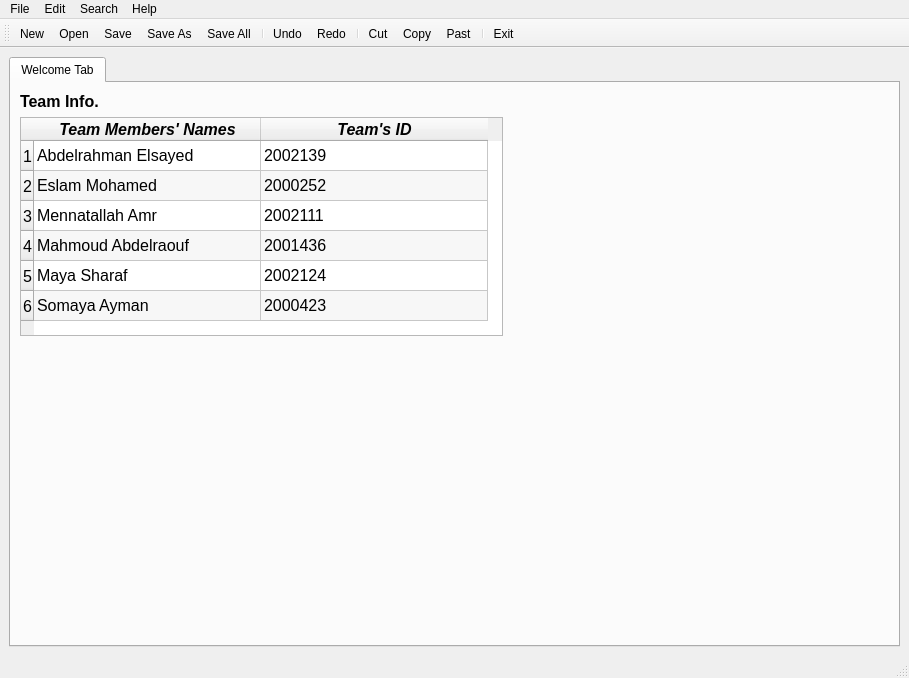
<?xml version="1.0" encoding="UTF-8"?>
<ui version="4.0">
 <class>MainWindow</class>
 <widget class="QMainWindow" name="MainWindow">
  <property name="geometry">
   <rect>
    <x>0</x>
    <y>0</y>
    <width>909</width>
    <height>678</height>
   </rect>
  </property>
  <property name="windowTitle">
   <string>MainWindow</string>
  </property>
  <widget class="QWidget" name="centralwidget">
   <layout class="QVBoxLayout" name="verticalLayout">
    <item>
     <widget class="QTabWidget" name="tabWidget">
      <property name="cursor">
       <cursorShape>ArrowCursor</cursorShape>
      </property>
      <property name="autoFillBackground">
       <bool>false</bool>
      </property>
      <property name="styleSheet">
       <string notr="true"/>
      </property>
      <property name="tabShape">
       <enum>QTabWidget::Rounded</enum>
      </property>
      <property name="currentIndex">
       <number>0</number>
      </property>
      <property name="elideMode">
       <enum>Qt::ElideNone</enum>
      </property>
      <property name="documentMode">
       <bool>false</bool>
      </property>
      <property name="tabsClosable">
       <bool>false</bool>
      </property>
      <property name="movable">
       <bool>true</bool>
      </property>
      <widget class="QWidget" name="tab">
       <attribute name="title">
        <string>Welcome Tab</string>
       </attribute>
       <layout class="QVBoxLayout" name="verticalLayout_3">
        <item>
         <layout class="QVBoxLayout" name="verticalLayout_2">
          <item>
           <widget class="QLabel" name="label">
            <property name="font">
             <font>
              <pointsize>12</pointsize>
              <bold>true</bold>
             </font>
            </property>
            <property name="text">
             <string>Team Info.</string>
            </property>
           </widget>
          </item>
          <item>
           <widget class="QTableWidget" name="tableWidget">
            <property name="sizePolicy">
             <sizepolicy hsizetype="Maximum" vsizetype="Maximum">
              <horstretch>0</horstretch>
              <verstretch>0</verstretch>
             </sizepolicy>
            </property>
            <property name="font">
             <font>
              <pointsize>12</pointsize>
              <bold>false</bold>
             </font>
            </property>
            <property name="tabletTracking">
             <bool>false</bool>
            </property>
            <property name="sizeAdjustPolicy">
             <enum>QAbstractScrollArea::AdjustToContents</enum>
            </property>
            <property name="editTriggers">
             <set>QAbstractItemView::NoEditTriggers</set>
            </property>
            <property name="alternatingRowColors">
             <bool>true</bool>
            </property>
            <property name="sortingEnabled">
             <bool>true</bool>
            </property>
            <attribute name="horizontalHeaderVisible">
             <bool>true</bool>
            </attribute>
            <attribute name="horizontalHeaderCascadingSectionResizes">
             <bool>false</bool>
            </attribute>
            <attribute name="horizontalHeaderDefaultSectionSize">
             <number>227</number>
            </attribute>
            <attribute name="horizontalHeaderHighlightSections">
             <bool>true</bool>
            </attribute>
            <attribute name="horizontalHeaderShowSortIndicator" stdset="0">
             <bool>true</bool>
            </attribute>
            <attribute name="horizontalHeaderStretchLastSection">
             <bool>false</bool>
            </attribute>
            <row/>
            <row/>
            <row/>
            <row/>
            <row/>
            <row/>
            <column>
             <property name="text">
              <string>Team Members' Names</string>
             </property>
             <property name="font">
              <font>
               <pointsize>12</pointsize>
               <italic>true</italic>
               <bold>true</bold>
              </font>
             </property>
            </column>
            <column>
             <property name="text">
              <string>Team's ID</string>
             </property>
             <property name="font">
              <font>
               <pointsize>12</pointsize>
               <italic>true</italic>
               <bold>true</bold>
              </font>
             </property>
            </column>
            <item row="0" column="0">
             <property name="text">
              <string>Abdelrahman Elsayed</string>
             </property>
             <property name="font">
              <font>
               <pointsize>12</pointsize>
              </font>
             </property>
            </item>
            <item row="0" column="1">
             <property name="text">
              <string>2002139</string>
             </property>
            </item>
            <item row="1" column="0">
             <property name="text">
              <string>Eslam Mohamed</string>
             </property>
             <property name="font">
              <font>
               <pointsize>12</pointsize>
              </font>
             </property>
            </item>
            <item row="1" column="1">
             <property name="text">
              <string>2000252</string>
             </property>
            </item>
            <item row="2" column="0">
             <property name="text">
              <string>Mennatallah Amr</string>
             </property>
             <property name="font">
              <font>
               <pointsize>12</pointsize>
              </font>
             </property>
            </item>
            <item row="2" column="1">
             <property name="text">
              <string>2002111</string>
             </property>
            </item>
            <item row="3" column="0">
             <property name="text">
              <string>Mahmoud Abdelraouf</string>
             </property>
             <property name="font">
              <font>
               <pointsize>12</pointsize>
              </font>
             </property>
            </item>
            <item row="3" column="1">
             <property name="text">
              <string>2001436</string>
             </property>
            </item>
            <item row="4" column="0">
             <property name="text">
              <string>Maya Sharaf</string>
             </property>
             <property name="font">
              <font>
               <pointsize>12</pointsize>
              </font>
             </property>
            </item>
            <item row="4" column="1">
             <property name="text">
              <string>2002124</string>
             </property>
            </item>
            <item row="5" column="0">
             <property name="text">
              <string>Somaya Ayman</string>
             </property>
             <property name="font">
              <font>
               <pointsize>12</pointsize>
              </font>
             </property>
            </item>
            <item row="5" column="1">
             <property name="text">
              <string>2000423</string>
             </property>
            </item>
           </widget>
          </item>
         </layout>
        </item>
        <item>
         <spacer name="verticalSpacer">
          <property name="orientation">
           <enum>Qt::Vertical</enum>
          </property>
          <property name="sizeHint" stdset="0">
           <size>
            <width>20</width>
            <height>201</height>
           </size>
          </property>
         </spacer>
        </item>
       </layout>
      </widget>
     </widget>
    </item>
   </layout>
  </widget>
  <widget class="QMenuBar" name="menubar">
   <property name="geometry">
    <rect>
     <x>0</x>
     <y>0</y>
     <width>909</width>
     <height>25</height>
    </rect>
   </property>
   <widget class="QMenu" name="menuFile">
    <property name="title">
     <string>File</string>
    </property>
    <addaction name="actionNew"/>
    <addaction name="actionOpen"/>
    <addaction name="actionSave"/>
    <addaction name="actionSaveAs"/>
    <addaction name="actionSaveACopy"/>
    <addaction name="actionSaveAll"/>
    <addaction name="actionRename"/>
    <addaction name="actionClose"/>
    <addaction name="actionCloseAll"/>
    <addaction name="separator"/>
    <addaction name="actionAuto_Save"/>
    <addaction name="separator"/>
    <addaction name="actionExit"/>
   </widget>
   <widget class="QMenu" name="menuEdit">
    <property name="title">
     <string>Edit</string>
    </property>
    <addaction name="actionUndo"/>
    <addaction name="actionRedo"/>
    <addaction name="separator"/>
    <addaction name="actionCut"/>
    <addaction name="actionCopy"/>
    <addaction name="actionPast"/>
    <addaction name="separator"/>
    <addaction name="separator"/>
   </widget>
   <widget class="QMenu" name="menuHelp">
    <property name="title">
     <string>Help</string>
    </property>
    <addaction name="actionAbout"/>
    <addaction name="actionAbout_Qt"/>
   </widget>
   <widget class="QMenu" name="menuSearch">
    <property name="title">
     <string>Search</string>
    </property>
    <addaction name="actionFind"/>
   </widget>
   <addaction name="menuFile"/>
   <addaction name="menuEdit"/>
   <addaction name="menuSearch"/>
   <addaction name="menuHelp"/>
  </widget>
  <widget class="QStatusBar" name="statusbar"/>
  <widget class="QToolBar" name="toolBar">
   <property name="windowTitle">
    <string>toolBar</string>
   </property>
   <attribute name="toolBarArea">
    <enum>TopToolBarArea</enum>
   </attribute>
   <attribute name="toolBarBreak">
    <bool>false</bool>
   </attribute>
   <addaction name="actionNew"/>
   <addaction name="actionOpen"/>
   <addaction name="actionSave"/>
   <addaction name="actionSaveAs"/>
   <addaction name="actionSaveAll"/>
   <addaction name="separator"/>
   <addaction name="actionUndo"/>
   <addaction name="actionRedo"/>
   <addaction name="separator"/>
   <addaction name="actionCut"/>
   <addaction name="actionCopy"/>
   <addaction name="actionPast"/>
   <addaction name="separator"/>
   <addaction name="actionExit"/>
  </widget>
  <action name="actionAbout">
   <property name="icon">
    <iconset resource="images/resources.qrc">
     <normaloff>:/aboutIcon.png</normaloff>:/aboutIcon.png</iconset>
   </property>
   <property name="text">
    <string>About</string>
   </property>
  </action>
  <action name="actionAbout_Qt">
   <property name="icon">
    <iconset resource="images/resources.qrc">
     <normaloff>:/aboutQtIcon.png</normaloff>:/aboutQtIcon.png</iconset>
   </property>
   <property name="text">
    <string>About Qt</string>
   </property>
  </action>
  <action name="actionCopy">
   <property name="icon">
    <iconset resource="images/resources.qrc">
     <normaloff>:/copyIcon.png</normaloff>:/copyIcon.png</iconset>
   </property>
   <property name="text">
    <string>Copy</string>
   </property>
  </action>
  <action name="actionCut">
   <property name="icon">
    <iconset resource="images/resources.qrc">
     <normaloff>:/cutIcon.png</normaloff>:/cutIcon.png</iconset>
   </property>
   <property name="text">
    <string>Cut</string>
   </property>
  </action>
  <action name="actionPast">
   <property name="icon">
    <iconset resource="images/resources.qrc">
     <normaloff>:/pasteIcon.png</normaloff>:/pasteIcon.png</iconset>
   </property>
   <property name="text">
    <string>Past</string>
   </property>
  </action>
  <action name="actionUndo">
   <property name="icon">
    <iconset resource="images/resources.qrc">
     <normaloff>:/undoIcon.png</normaloff>:/undoIcon.png</iconset>
   </property>
   <property name="text">
    <string>Undo</string>
   </property>
  </action>
  <action name="actionRedo">
   <property name="icon">
    <iconset resource="images/resources.qrc">
     <normaloff>:/redoIcon.png</normaloff>:/redoIcon.png</iconset>
   </property>
   <property name="text">
    <string>Redo</string>
   </property>
  </action>
  <action name="actionFind">
   <property name="icon">
    <iconset resource="images/resources.qrc">
     <normaloff>:/findIcon.jpg</normaloff>:/findIcon.jpg</iconset>
   </property>
   <property name="text">
    <string>Find...</string>
   </property>
  </action>
  <action name="actionNew">
   <property name="icon">
    <iconset resource="images/resources.qrc">
     <normaloff>:/newIcon.png</normaloff>:/newIcon.png</iconset>
   </property>
   <property name="text">
    <string>New</string>
   </property>
  </action>
  <action name="actionOpen">
   <property name="icon">
    <iconset resource="images/resources.qrc">
     <normaloff>:/openIcon.png</normaloff>:/openIcon.png</iconset>
   </property>
   <property name="text">
    <string>Open</string>
   </property>
  </action>
  <action name="actionSave">
   <property name="icon">
    <iconset resource="images/resources.qrc">
     <normaloff>:/saveIcon.png</normaloff>:/saveIcon.png</iconset>
   </property>
   <property name="text">
    <string>Save</string>
   </property>
  </action>
  <action name="actionSaveAs">
   <property name="icon">
    <iconset resource="images/resources.qrc">
     <normaloff>:/saveAsIcon.png</normaloff>:/saveAsIcon.png</iconset>
   </property>
   <property name="text">
    <string>Save As...</string>
   </property>
  </action>
  <action name="actionSaveACopy">
   <property name="icon">
    <iconset resource="images/resources.qrc">
     <normaloff>:/saveACopyAsIcon.png</normaloff>:/saveACopyAsIcon.png</iconset>
   </property>
   <property name="text">
    <string>Save a Copy As...</string>
   </property>
  </action>
  <action name="actionSaveAll">
   <property name="icon">
    <iconset resource="images/resources.qrc">
     <normaloff>:/saveAll.png</normaloff>:/saveAll.png</iconset>
   </property>
   <property name="text">
    <string>Save All</string>
   </property>
  </action>
  <action name="actionRename">
   <property name="icon">
    <iconset resource="images/resources.qrc">
     <normaloff>:/renameIconpng.png</normaloff>:/renameIconpng.png</iconset>
   </property>
   <property name="text">
    <string>Rename...</string>
   </property>
  </action>
  <action name="actionClose">
   <property name="icon">
    <iconset resource="images/resources.qrc">
     <normaloff>:/closeFileIcon.png</normaloff>:/closeFileIcon.png</iconset>
   </property>
   <property name="text">
    <string>Close</string>
   </property>
  </action>
  <action name="actionCloseAll">
   <property name="icon">
    <iconset resource="images/resources.qrc">
     <normaloff>:/closeAllIcon.jpg</normaloff>:/closeAllIcon.jpg</iconset>
   </property>
   <property name="text">
    <string>Close All</string>
   </property>
  </action>
  <action name="actionAuto_Save">
   <property name="icon">
    <iconset resource="images/resources.qrc">
     <normaloff>:/autoSaveIcon.png</normaloff>:/autoSaveIcon.png</iconset>
   </property>
   <property name="text">
    <string>Auto Save</string>
   </property>
  </action>
  <action name="actionExit">
   <property name="icon">
    <iconset resource="images/resources.qrc">
     <normaloff>:/exitIcon.png</normaloff>:/exitIcon.png</iconset>
   </property>
   <property name="text">
    <string>Exit</string>
   </property>
  </action>
 </widget>
 <resources>
  <include location="images/resources.qrc"/>
 </resources>
 <connections/>
</ui>
